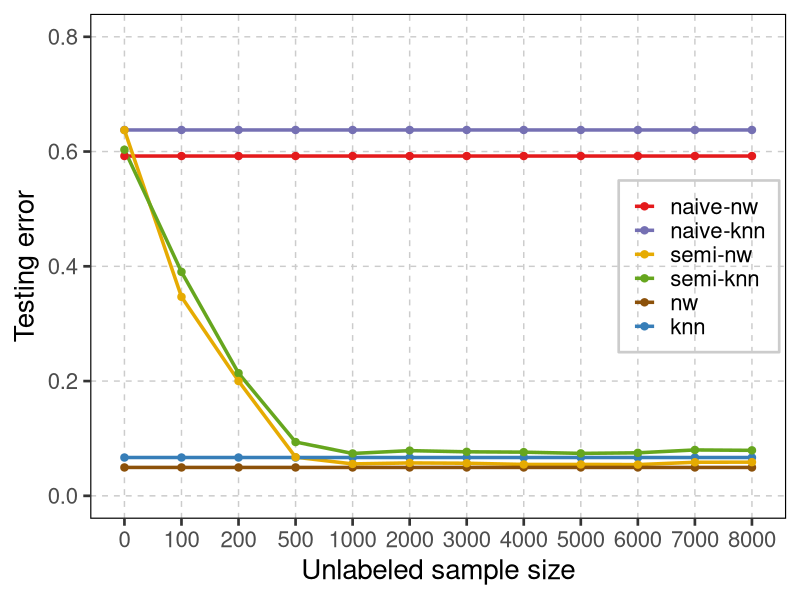
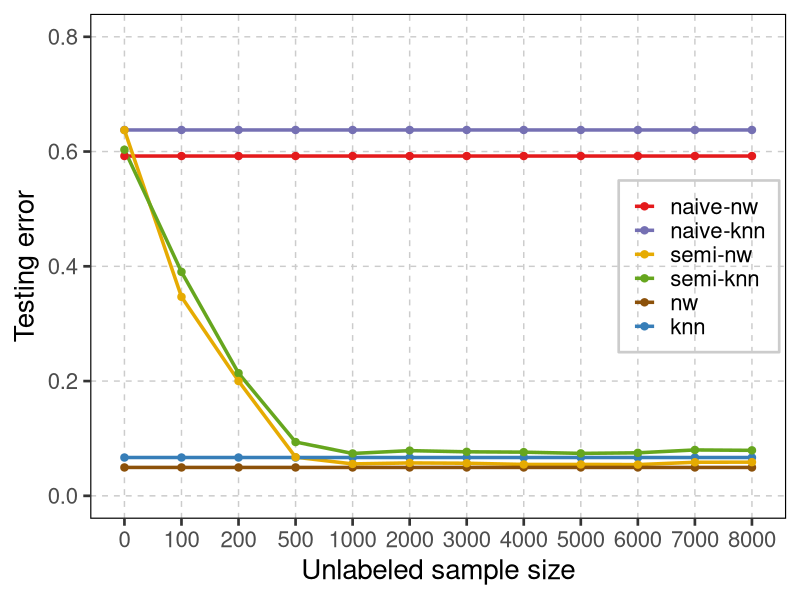

Reproduce these figures in R, in order.
######################################################################
# This code plots line charts of AMSE results for different methods under Setting VI and VII.  
# It is used to visualize and compare the performance of nw, knn, naive-nw, naive-knn, 
# semi-nw, and semi-knn across scenarios. 
#
# - export figures for inclusion in the supplementary material. 
###########################################################################


# Load the required library
library(ggplot2)

# Create the data matrix 
data <- as.matrix(read.csv('spd-100-8000-1000-Curve-snr_2.csv'))
data_matrix <- data.frame(
  Method = rep(c("knn", "nw", "naive-knn", "naive-nw", "semi-knn", "semi-nw"), each = 12),
  Samples = rep(c(0, 100, 200, 500, 1000, 2000, 3000, 4000, 5000, 6000, 7000, 8000), times = 6),
  Testing_Error = c(data[,2:7])
)

data_matrix$Method <- factor(data_matrix$Method, levels = c(
  "naive-nw", "naive-knn", 
  "semi-nw", "semi-knn", 
  "nw", "knn"
))

# plot
plot <- ggplot(data_matrix, aes(x = factor(Samples), y = Testing_Error, color = Method, group = Method)) +
  #geom_ribbon(aes(ymin = CI_lower, ymax = CI_upper, fill = Method), alpha = 0.3, color = NA, show.legend = FALSE) +  #confidence band
  geom_line(size = 1.2) +  
  geom_point(size = 2.2) +  
  #geom_text(aes(label = round(Testing_Error, 3)), vjust = -0.8, size = 3, show.legend = FALSE) +
  scale_color_manual(values = c("knn" = "#377eb8", "nw" = "#8c510a",  
                                "naive-knn" = "#7570b3", "naive-nw" = "#e41a1c",
                                "semi-knn" = "#66a61e", "semi-nw"= "#e6ab02"))+ 
  theme_bw(base_size = 20) +
  labs(x = "Unlabeled sample size", y = "Testing error") +
  coord_cartesian(ylim = c(0, 0.8))+
  theme(
    panel.background = element_rect(fill = "white", color = NA),
    panel.grid.major = element_line(color = "grey80", size = 0.5, linetype = "dashed"),
    panel.grid.minor = element_blank(),
    plot.background = element_rect(fill = "white", color = NA),
    panel.border = element_rect(color = "black", fill = NA, size = 0.8),
    legend.position = c(0.99, 0.5),
    legend.justification = c("right", "center"),
    legend.background = element_rect(fill = NA, color = "grey80"),
    legend.key = element_rect(fill = NA)
  )+
  guides(color = guide_legend(title = NULL), fill = guide_legend(title = NULL))

print(plot)

ggsave(plot, file='spd-100-8000-1000-Curve-snr_2.pdf', width=9, height=6)
